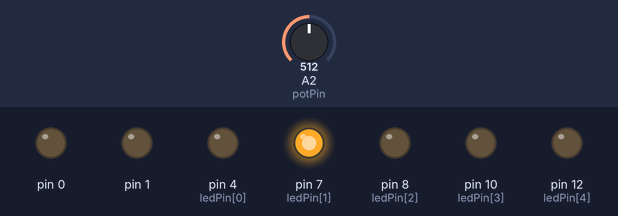
This sketch was run on a simulated Arduino Uno, built with avr-gcc and run on an emulated ATmega328P. Shown: output pins drawn as LEDs (lit = HIGH). Dashed ring = blinking. The test bench sets the inputs (shaded band); at power-on: A2 (potPin) = 512.

Above: at 1.2 s.
1.3 s: A2 (potPin) set to 0
At 2.28 s:
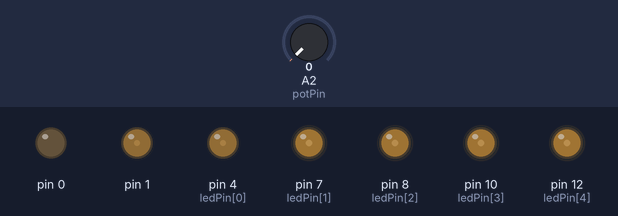
4.3 s: A2 (potPin) set to 20
At 4.48 s:
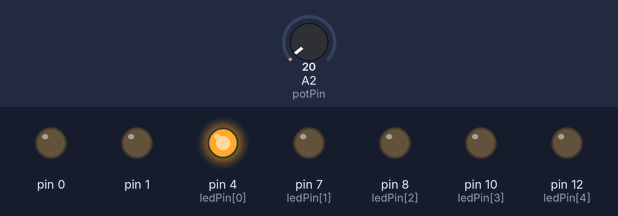
7.3 s: A2 (potPin) set to 716
At 8.5 s:
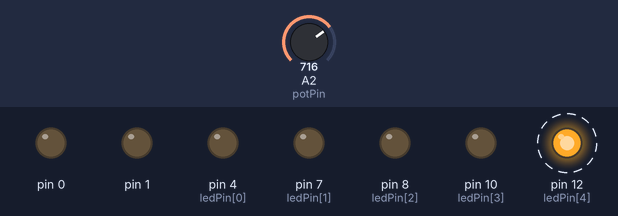
At 10.2 s:
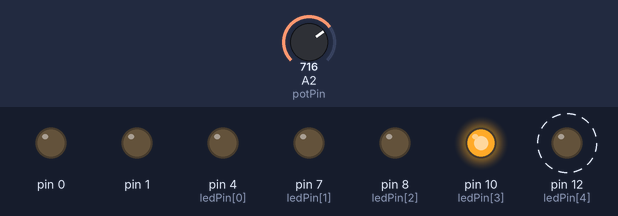
10.3 s: A2 (potPin) set to 900
13.3 s: A2 (potPin) set to 865
16.3 s: A2 (potPin) set to 849
Timing chart, 0 to 18.8 s (numbered marks = the images above; inputs shaded):
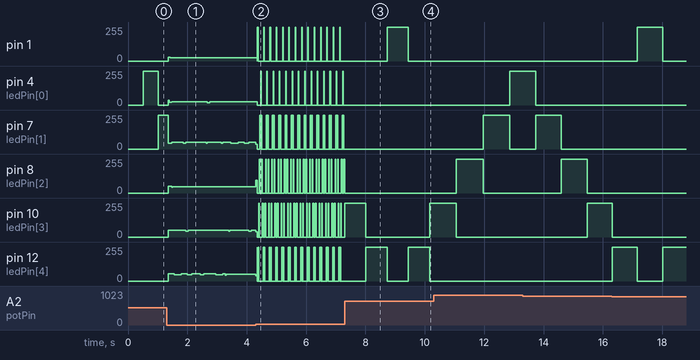

Measured:
- after the input at 1.3 s, pin 4 (ledPin[0]): 0/255 → 20/255 after 0.05 s, → 26/255 0.12 s later, → 18/255 1.2 s later, → 25/255 0.08 s later
- after the input at 7.3 s, pin 4 (ledPin[0]), pin 7 (ledPin[1]), pin 8 (ledPin[2]): stops changing and stays 0/255
- by itself, pin 7 (ledPin[1]): moves between 0/255 and 255/255, repeating every 0.43 s
- by itself, pin 8 (ledPin[2]): repeats every 0.18 s: 0/255 0.08 s, 255/255 0.02 s, 0/255 0.06 s, 255/255 0.02 s
- by itself, pin 12 (ledPin[4]): alternates 255/255 for 0.72 s and 0/255 for 0.72 s

The sketch:

Led_Chase.ino
```cpp
// LED Chase
// Mahamed Ali
byte ledPin[] = {4, 7, 8, 10, 12};
int ledDelay;
int direction = 1;
int currentLED = 0;
unsigned long changeTime;
int potPin = 2;

void setup() {
 for (int x=0; x<10; x++) {
 pinMode(ledPin[x], OUTPUT); }
 changeTime = millis();
}

void loop() {
 ledDelay = analogRead(potPin);
 // if it has been ledDelay ms since last change
 if ((millis() - changeTime) > ledDelay) {
 changeLED();
 changeTime = millis();
 }
}

void changeLED() {
 for (int x=0; x<10; x++) {
 digitalWrite(ledPin[x], LOW);
 }
 // turn on the current LED
 digitalWrite(ledPin[currentLED], HIGH);
 currentLED += direction;
 // change direction if we reach the end
 if (currentLED == 5) {direction = -1;}
 if (currentLED == 0) {direction = 1;}
}
```
